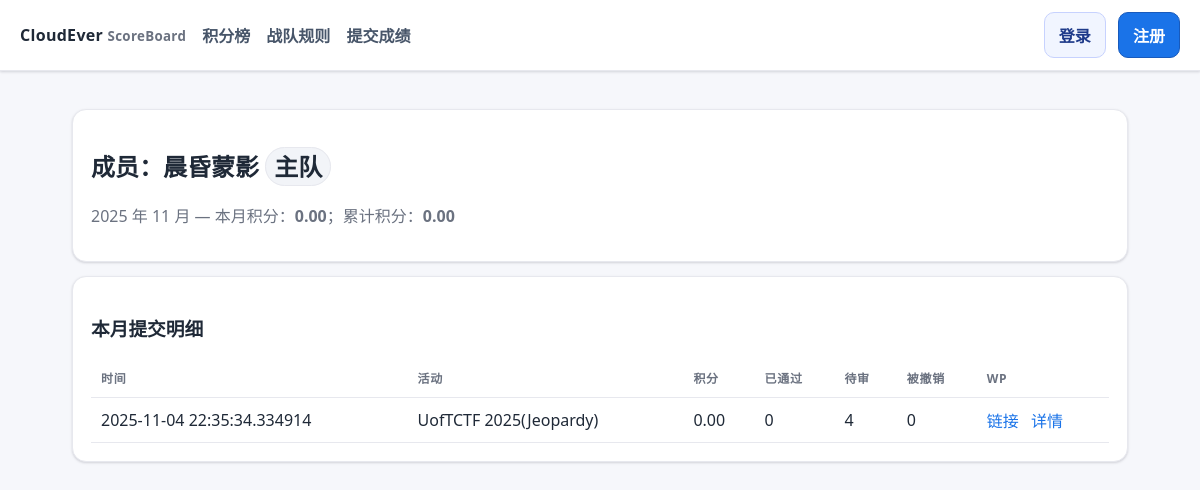
Screenshot of /user/6?year=2025&month=11 with the database file from the repository.
### ceboard/models.py (models this page shows)
class User(Base):
    __tablename__ = "users"
    id = Column(Integer, primary_key=True)
    username = Column(String, unique=True, nullable=False)
    password_hash = Column(String, nullable=False)
    role = Column(String, default="member")  # 'admin' or 'member'
    team_type = Column(String, default="sub")  # 'main' or 'sub'
    is_active = Column(Boolean, default=True)
    avatar_filename = Column(String, nullable=True)
    submissions = relationship("Submission", back_populates="user")

class SubmissionItem(Base):
    __tablename__ = "submission_items"
    id = Column(Integer, primary_key=True)
    submission_id = Column(Integer, ForeignKey("submissions.id"), nullable=False)
    challenge_id = Column(Integer, ForeignKey("challenges.id"), nullable=False)
    approved = Column(Boolean, default=False)
    revoked = Column(Boolean, default=False)
    created_at = Column(DateTime(timezone=True), default=lambda: datetime.now(TZ))
    submission = relationship("Submission", back_populates="items")
    challenge = relationship("Challenge")

class Submission(Base):
    __tablename__ = "submissions"
    id = Column(Integer, primary_key=True)
    user_id = Column(Integer, ForeignKey("users.id"), nullable=False)
    event_id = Column(Integer, ForeignKey("events.id"), nullable=False)
    created_at = Column(DateTime(timezone=True), default=lambda: datetime.now(TZ))
    wp_url = Column(String, nullable=True)
    wp_md = Column(Text, nullable=True)
    user = relationship("User", back_populates="submissions")
    event = relationship("Event", back_populates="submissions")
    items = relationship("SubmissionItem", back_populates="submission", cascade="all,delete-orphan")

class Event(Base):
    __tablename__ = "events"
    id = Column(Integer, primary_key=True)
    name = Column(String, nullable=False)
    start_time = Column(DateTime(timezone=True))
    end_time = Column(DateTime(timezone=True))
    weight = Column(Float, default=1.0)
    is_reproduction = Column(Boolean, default=False)
    is_active = Column(Boolean, default=True)
    challenges = relationship("Challenge", back_populates="event", cascade="all,delete")
    submissions = relationship("Submission", back_populates="event")

### ceboard/routers/public.py (the view)
@router.get("/user/{uid}", response_class=HTMLResponse)
def user_profile(uid: int, request: Request, year: Optional[int] = None, month: Optional[int] = None, db = Depends(get_db), current_user = Depends(get_current_user)):
    u = db.get(User, uid)
    if not u:
        raise HTTPException(404, "用户不存在")
    now = datetime.now(TZ)
    year = int(year or now.year)
    month = int(month or now.month)
    start = datetime(year, month, 1, tzinfo=TZ)
    end = datetime(year + 1, 1, 1, tzinfo=TZ) if month == 12 else datetime(year, month + 1, 1, tzinfo=TZ)
    subs_month = (
        db.query(Submission)
        .filter(Submission.user_id == uid)
        .filter(Submission.created_at >= start, Submission.created_at < end)
        .all()
    )
    subs_total = db.query(Submission).filter(Submission.user_id == uid).all()
    def sum_points(subs):
        return sum(compute_submission_points(s) for s in subs)
    details = []
    for s in subs_month:
        count_ok = sum(1 for it in s.items if it.approved and not it.revoked)
        count_pending = sum(1 for it in s.items if not it.approved)
        count_revoked = sum(1 for it in s.items if it.revoked)
        details.append({
            "sub_id": s.id,
            "created_at": s.created_at,
            "event_name": s.event.name if s.event else "—",
            "count_ok": count_ok,
            "count_pending": count_pending,
            "count_revoked": count_revoked,
            "points": compute_submission_points(s),
            "wp_url": s.wp_url,
        })
    return render_template(
        "user_profile.html",
        title=f"成员 {u.username}",
        current_user=current_user,
        user=u,
        year=year,
        month=month,
        month_points=sum_points(subs_month),
        total_points=sum_points(subs_total),
        details=details,
    )

### templates/user_profile.html
{% extends 'base.html' %}
{% block content %}
<div class="card">
  <h2>成员：{{ user.username }} <span class="pill">{{ '主队' if user.team_type=='main' else '子队' }}</span></h2>
  <p class="muted">{{ year }} 年 {{ month }} 月 — 本月积分：<b>{{ '%.2f' % month_points }}</b>；累计积分：<b>{{ '%.2f' % total_points }}</b></p>
</div>
<div class="card">
  <h3>本月提交明细</h3>
  <table>
    <thead><tr><th>时间</th><th>活动</th><th>积分</th><th>已通过</th><th>待审</th><th>被撤销</th><th>WP</th></tr></thead>
    <tbody>
    {% for row in details %}
      <tr>
        <td>{{ row.created_at }}</td>
        <td>{{ row.event_name }}</td>
        <td>{{ '%.2f' % row.points }}</td>
        <td>{{ row.count_ok }}</td>
        <td>{{ row.count_pending }}</td>
        <td>{{ row.count_revoked }}</td>
        <td>
          {% if row.wp_url %}<a href="{{ row.wp_url }}" target="_blank">链接</a>{% endif %}
          {% if row.sub_id %}<a style="margin-left:8px" href="/submission/{{ row.sub_id }}">详情</a>{% endif %}
        </td>
      </tr>
    {% else %}
      <tr><td colspan="7" class="muted">本月暂无提交</td></tr>
    {% endfor %}
    </tbody>
  </table>
</div>
{% endblock %}

### templates/base.html (style rules this page uses)
:root { --bg:#f6f7fb; --surface:#ffffff; --border:#e7e8ee; --text:#1f2937; --muted:#6b7280; --accent:#1a73e8; --accent-2:#185abc; --success:#16a34a; --warn:#e11d48; --shadow:0 1px 2px rgba(16,24,40,.06), 0 1px 3px rgba(16,24,40,.1); }
* { box-sizing:border-box }
html,body { height:100% }
body { font-family: ui-sans-serif, system-ui, -apple-system, Segoe UI, Roboto, 'Noto Sans SC', Arial; margin:0; color:var(--text); background:var(--bg); }
.card { position:relative; margin:14px 0; padding:18px 18px; background:var(--surface); border:1px solid var(--border); border-radius:14px; box-shadow: var(--shadow); }
.muted { color:var(--muted) }
.pill { padding:2px 8px; border-radius:999px; border:1px solid var(--border); background:#f2f4f8 }
a { color:var(--accent); text-decoration:none }
table { width:100%; border-collapse:separate; border-spacing:0; background:#fff }
thead th { font-size:12px; text-transform:uppercase; letter-spacing:.06em; color:#6b7280 }
th,td { padding:10px 10px; border-bottom:1px solid var(--border); text-align:left }

### rows the page displays
User: username "晨昏蒙影", team_type "主队"
SubmissionItem: created_at "2025-11-04 22:35:34.334914", event_name "UofTCTF 2025(Jeopardy)", points "0.00", count_ok "0", count_pending "4", count_revoked "0"

### other values shown
{{ year }} "2025"
{{ month }} "11"
{{ '%.2f' % month_points }} "0.00"
{{ '%.2f' % total_points }} "0.00"
